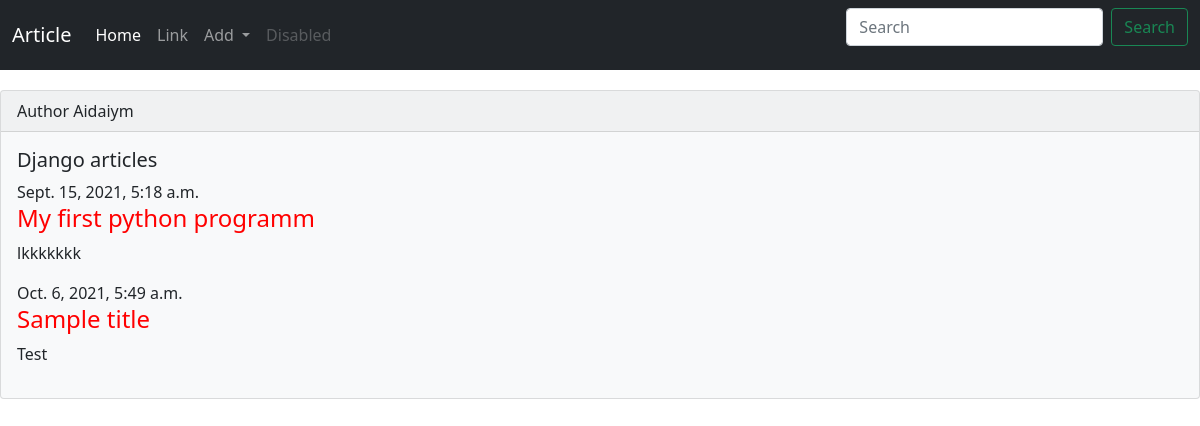
Before: / with the older database file.
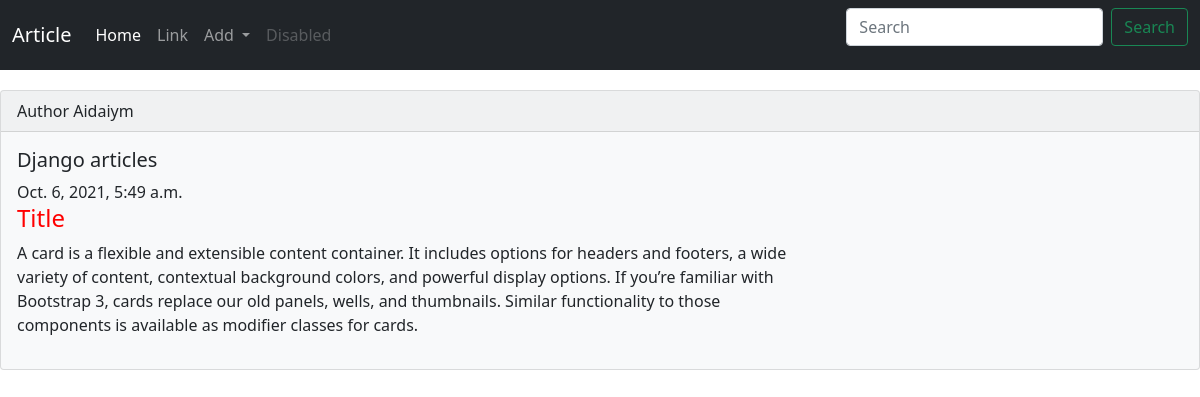
After: the same page with the newer database file.
### blog/models.py (models this page shows, shortened)
class Post(models.Model):
    author = models.ForeignKey(settings.AUTH_USER_MODEL, on_delete=models.CASCADE)
    title = models.CharField(max_length=200)
    text = models.TextField()
    created_date = models.DateTimeField(default=timezone.now)
    published_date = models.DateTimeField(blank=True, null=True)

### blog/views.py (the view)
# urls.py: path('', views.post_list, name='post_list'),
def post_list(request):
    posts = Post.objects.filter(published_date__lte=timezone.now()).order_by('published_date')
    return render(request, 'blog/post_list.html', {'posts': posts})

### blog/templates/blog/post_list.html
{% extends 'blog/base.html' %}
{% block content %}
    {% for post in posts %}
        <div class="post">
            <div class="date">
                {{ post.published_date }}
            </div>
            <h4><a href="" style="color:red; text-decoration:none;">{{ post.title }}</a></h4>
            <p>{{ post.text|linebreaksbr }}</p>
        </div>
    {% endfor %}
{% endblock %}

### blog/templates/blog/base.html (shortened to what this page needs)
{% load static %}
<html>
    <head>
        <link href="https://cdn.jsdelivr.net/npm/bootstrap@5.1.2/dist/css/bootstrap.min.css" rel="stylesheet">
        <link rel="stylesheet" href="{% static 'css/style.css' %}">
    </head>
  <body>
  <header>
  <nav class="navbar navbar-expand-lg navbar-dark bg-dark">
  <div class="container-fluid">
    <a class="navbar-brand" href="#">Article</a>
    <div class="collapse navbar-collapse" id="navbarSupportedContent">
      <ul class="navbar-nav me-auto mb-2 mb-lg-0">
        <li class="nav-item">
          <a class="nav-link active" aria-current="page" href="#">Home</a>
        </li>
        <li class="nav-item">
          <a class="nav-link" href="#">Link</a>
        </li>
        <li class="nav-item dropdown">
          <a class="nav-link dropdown-toggle" href="#" id="navbarDropdown" role="button" data-bs-toggle="dropdown" aria-expanded="false">
           Add
          </a>
        </li>
        <li class="nav-item">
          <a class="nav-link disabled">Disabled</a>
        </li>
      </ul>
      <form class="d-flex">
        <input class="form-control me-2" type="search" placeholder="Search" aria-label="Search">
        <button class="btn btn-outline-success" type="submit">Search</button>
      </form>
    </div>
  </div>
</nav>
  </header>
    <div class="card text-dark bg-light mb-3 article" >
  <div class="card-header">Author Aidaiym</div>
  <div class="card-body">
    <h5 class="card-title">Django articles</h5>
     <div class="row">
            <div class="col-md-8">
            {% block content %}{% endblock %}
            </div>
        </div>
  </div>
</div>
</body>
</html>

### blog/static/css/style.css (style rules this page uses)
.article { margin-top: 20px; }

Changed rows visible on the page:
removed Post: published_date "Sept. 15, 2021, 5:18 a.m.", title "My first python programm", text "lkkkkkkk"
changed Post: title "Sample title" → "Title"; text "Test" → "A card is a flexible and extensible content container. It includes options for headers and footers, a wide variety of content, contextual background colors, and powerful display options. If you’re familiar with Bootstrap 3, cards replace our old panels, wells, and thumbnails. Similar functionality to those components is available as modifier classes for cards."
